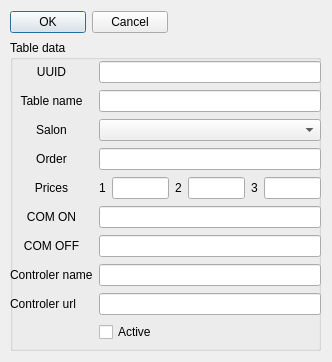
<?xml version="1.0" encoding="UTF-8"?>
<ui version="4.0">
 <class>Dialog</class>
 <widget class="QDialog" name="Dialog">
  <property name="geometry">
   <rect>
    <x>0</x>
    <y>0</y>
    <width>332</width>
    <height>362</height>
   </rect>
  </property>
  <property name="sizePolicy">
   <sizepolicy hsizetype="Fixed" vsizetype="Fixed">
    <horstretch>0</horstretch>
    <verstretch>0</verstretch>
   </sizepolicy>
  </property>
  <property name="minimumSize">
   <size>
    <width>332</width>
    <height>100</height>
   </size>
  </property>
  <property name="maximumSize">
   <size>
    <width>332</width>
    <height>500</height>
   </size>
  </property>
  <property name="windowTitle">
   <string>Table editor</string>
  </property>
  <widget class="QWidget" name="horizontalLayoutWidget_2">
   <property name="geometry">
    <rect>
     <x>10</x>
     <y>10</y>
     <width>158</width>
     <height>25</height>
    </rect>
   </property>
   <layout class="QHBoxLayout" name="horizontalLayout">
    <item>
     <widget class="QPushButton" name="bDelete">
      <property name="toolTip">
       <string notr="true"/>
      </property>
      <property name="statusTip">
       <string notr="true"/>
      </property>
      <property name="text">
       <string>OK</string>
      </property>
     </widget>
    </item>
    <item>
     <widget class="QPushButton" name="bCancel">
      <property name="toolTip">
       <string notr="true"/>
      </property>
      <property name="statusTip">
       <string notr="true"/>
      </property>
      <property name="text">
       <string>Cancel</string>
      </property>
     </widget>
    </item>
   </layout>
  </widget>
  <widget class="QGroupBox" name="groupBox">
   <property name="geometry">
    <rect>
     <x>10</x>
     <y>40</y>
     <width>311</width>
     <height>311</height>
    </rect>
   </property>
   <property name="toolTip">
    <string notr="true"/>
   </property>
   <property name="statusTip">
    <string notr="true"/>
   </property>
   <property name="title">
    <string>Table data</string>
   </property>
   <widget class="QWidget" name="gridLayoutWidget">
    <property name="geometry">
     <rect>
      <x>0</x>
      <y>20</y>
      <width>311</width>
      <height>291</height>
     </rect>
    </property>
    <layout class="QGridLayout" name="gridLayout">
     <item row="0" column="0">
      <widget class="QLabel" name="l_4">
       <property name="toolTip">
        <string notr="true"/>
       </property>
       <property name="statusTip">
        <string notr="true"/>
       </property>
       <property name="text">
        <string>UUID</string>
       </property>
       <property name="alignment">
        <set>Qt::AlignCenter</set>
       </property>
      </widget>
     </item>
     <item row="1" column="1">
      <widget class="QLineEdit" name="userNameLine"/>
     </item>
     <item row="6" column="1">
      <widget class="QLineEdit" name="controlerOFF"/>
     </item>
     <item row="1" column="0">
      <widget class="QLabel" name="l_3">
       <property name="toolTip">
        <string notr="true"/>
       </property>
       <property name="statusTip">
        <string notr="true"/>
       </property>
       <property name="text">
        <string>Table name</string>
       </property>
       <property name="alignment">
        <set>Qt::AlignCenter</set>
       </property>
      </widget>
     </item>
     <item row="0" column="1">
      <widget class="QLineEdit" name="uuid">
       <property name="readOnly">
        <bool>true</bool>
       </property>
      </widget>
     </item>
     <item row="5" column="1">
      <widget class="QLineEdit" name="controlerON"/>
     </item>
     <item row="6" column="0">
      <widget class="QLabel" name="l_5">
       <property name="text">
        <string>COM OFF</string>
       </property>
       <property name="alignment">
        <set>Qt::AlignCenter</set>
       </property>
      </widget>
     </item>
     <item row="3" column="1">
      <widget class="QLineEdit" name="prescurtarea_2"/>
     </item>
     <item row="3" column="0">
      <widget class="QLabel" name="l">
       <property name="toolTip">
        <string notr="true"/>
       </property>
       <property name="statusTip">
        <string notr="true"/>
       </property>
       <property name="text">
        <string>Order</string>
       </property>
       <property name="alignment">
        <set>Qt::AlignCenter</set>
       </property>
       <property name="margin">
        <number>10</number>
       </property>
      </widget>
     </item>
     <item row="2" column="0">
      <widget class="QLabel" name="l_7">
       <property name="toolTip">
        <string notr="true"/>
       </property>
       <property name="statusTip">
        <string notr="true"/>
       </property>
       <property name="text">
        <string>Salon</string>
       </property>
       <property name="alignment">
        <set>Qt::AlignCenter</set>
       </property>
       <property name="margin">
        <number>10</number>
       </property>
      </widget>
     </item>
     <item row="4" column="0">
      <widget class="QLabel" name="l_2">
       <property name="toolTip">
        <string notr="true"/>
       </property>
       <property name="statusTip">
        <string notr="true"/>
       </property>
       <property name="text">
        <string>Prices</string>
       </property>
       <property name="alignment">
        <set>Qt::AlignCenter</set>
       </property>
      </widget>
     </item>
     <item row="9" column="1">
      <widget class="QCheckBox" name="checkBox">
       <property name="text">
        <string>Active</string>
       </property>
      </widget>
     </item>
     <item row="5" column="0">
      <widget class="QLabel" name="l_6">
       <property name="text">
        <string>COM ON</string>
       </property>
       <property name="alignment">
        <set>Qt::AlignCenter</set>
       </property>
      </widget>
     </item>
     <item row="2" column="1">
      <widget class="QComboBox" name="userLevel"/>
     </item>
     <item row="4" column="1">
      <layout class="QHBoxLayout" name="horizontalLayout_2">
       <item>
        <widget class="QLabel" name="l_9">
         <property name="text">
          <string>1</string>
         </property>
        </widget>
       </item>
       <item>
        <widget class="QLineEdit" name="price1"/>
       </item>
       <item>
        <widget class="QLabel" name="l_8">
         <property name="text">
          <string>2</string>
         </property>
        </widget>
       </item>
       <item>
        <widget class="QLineEdit" name="price2"/>
       </item>
       <item>
        <widget class="QLabel" name="l_10">
         <property name="text">
          <string>3</string>
         </property>
        </widget>
       </item>
       <item>
        <widget class="QLineEdit" name="price3"/>
       </item>
      </layout>
     </item>
     <item row="7" column="0">
      <widget class="QLabel" name="label">
       <property name="text">
        <string>Controler name</string>
       </property>
      </widget>
     </item>
     <item row="8" column="0">
      <widget class="QLabel" name="label_2">
       <property name="text">
        <string>Controler url</string>
       </property>
      </widget>
     </item>
     <item row="7" column="1">
      <widget class="QLineEdit" name="controlerName"/>
     </item>
     <item row="8" column="1">
      <widget class="QLineEdit" name="controlerUrl"/>
     </item>
    </layout>
   </widget>
  </widget>
 </widget>
 <resources/>
 <connections/>
</ui>
